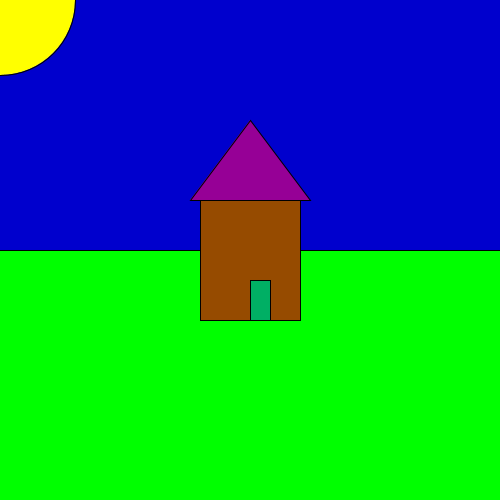
Frame 1 (no input)
Frame 60 (the mouse pressed at the canvas centre just before this capture): identical to frame 1, image omitted
Frame 120 (the mouse held since frame 60 and released just before this capture): identical to frame 1, image omitted

The Processing sketch that drew this single still picture (run headless with seeded random() and noise(); from frame 60 on, the mouse is pressed at the canvas centre):

// Processing sketch: sketch_8_6
// ── sketch_8_6.pde
void setup(){
size(500,500);
}

void draw(){
  tekenucht();
  tekenGras();
  tekenZon();
  tekenHuis();
}

void tekenucht(){
  background(0,0,205);
}

void tekenGras(){
fill(0,255,0);
rect(-10, 250, 520, 250);
}
void tekenZon(){
fill(255,255,0);
circle(0,0,150);
}
void tekenHuis(){
fill(150,75,0);
rect(200, 200, 100, 120);
fill(0,175,100);
rect(250,280,20,40);
fill(150,0,150);
triangle(190,200,250,120,310,200);
}
